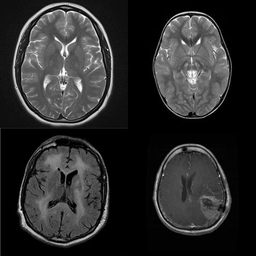
#> input picture Samples/image(6709).jpg, 256 x 256 px; its folder holds 3 pictures in this run
$ jupyter execute Level_Set_Method.ipynb
#> lines starting #> are read from the running program, lines starting #| are printed output that depends on the picture; after the words box and inside, x2 and y2 are one past the last pixel; in counts of white or black regions, pixels touching at a corner belong together
#LEVEL SET METHOD

[cell 1]
import numpy as np
from PIL import Image, ImageOps, ImageFilter, ImageDraw
from sklearn.metrics import mean_squared_error
import glob
import time

[cell 2]
base_folder = 'Samples'
samples = sorted(glob.glob(base_folder + '/*'))

[cell 3]
def default_phi(x, mode = 1, width = 5):
    # Initialize surface phi at the border ( width px from the border) of the image
    # or at the center of the image as a width by width square
    # i.e. 1 outside the curve, and -1 inside the curve
    if mode == 1:
        phi = -1*np.ones([x.size[1],x.size[0]])
        phi[int(x.size[1]/2)-width:int(x.size[1]/2)+width, int(x.size[0]/2)-width:int(x.size[0]/2)+width] = 1
    elif mode == 2:
        phi = 1.*np.ones([x.size[1],x.size[0]])
        phi[5:x.size[1]-width, width:x.size[0]-width] = -1.
    return phi

#Level set Boundary evolution
def lss(img, dt = 1, freq = 20, rad = 3):
    img = img.convert('L')
    img = img - np.mean(img)
    img = Image.fromarray(img).convert('L')
    u = default_phi(img, mode = 2)
    dx, dy = np.gradient(img.filter(ImageFilter.GaussianBlur(radius = rad)))
    Du = np.sqrt(dx**2 + dy**2)
    v = 1./(1. + Du)
    data = []
    data.append(Du)
    data.append(u)
    u_old = u
    niter = 0
    MSE_OLD = 1e+03
    change = 1e+03
    while change > 1e-15:
        niter += 1
        dx, dy = np.gradient(u)
        Du = np.sqrt(dx**2 + dy**2)
        u += dt * v * Du
        u = np.where(u<0,-1.,1.)
        MSE = mean_squared_error(u_old, u)
        u_old = u
        change = abs(MSE - MSE_OLD)
        MSE_OLD = MSE
        if niter%freq == 0:
           data.append(u)
    u = np.where(u<0,1.,0.)
    data.append(u)
    return data, niter

[cell 4]
#Plots the level set on the original image
def plot_boundary(img, segment):
  rad = 3
  img = img.convert("RGB")
  edge = Image.fromarray(segment).convert("L").filter(ImageFilter.GaussianBlur(radius = rad)).filter(ImageFilter.FIND_EDGES)
  for x in range(rad,img.size[0]-rad):
      for y in range(rad,img.size[1]-rad):
        if edge.getpixel((x,y)) != 0:
            for i in [-1,0,1]:
                for j in [-1,0,1]:
                    img.putpixel( (x+i,y+j), (255,0,255) )

  return img

#Saves the boundary evolution as a gif file
def evolution_gif(img, data, file_name = 'dummy.gif', duration = 400, loop = 2):
  images = []
  for i in range(2,len(data)):
    tmp =plot_boundary(img, data[i])
    images.append(tmp)

  images[0].save(file_name, save_all=True, append_images=images[1:], optimize=False, duration=duration, loop=loop)

[cell 5]
img = Image.open(samples[2])
#> img is the input picture: PIL image 256x256 RGB; min 0, max 255, mean 44.3
display(img)

[cell 6]
#Perform level set boundary evolution on the MRI image
data, niter = lss(img,dt = 1, freq = 10)
#> in lss, `u = default_phi(img, mode = 2)`:
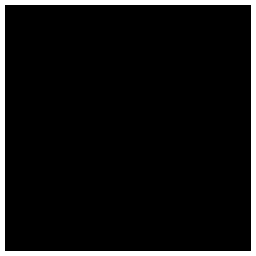
#> u: shape (256, 256) float64; values -1 (black) and 1 (white), 7.7% white; 1 white region, box (x1, y1, x2, y2) and area: (0, 0, 256, 256) 5020
#> in lss, `dx, dy = np.gradient(img.filter(ImageFilter.GaussianBlur(radius = rad)))`:
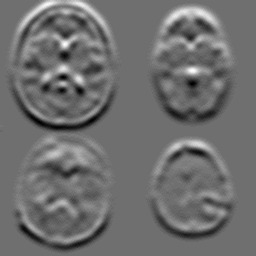
#> dx: shape (256, 256) float64; min -8.5, max 11, mean -0.0112; drawn with min black and max white
#> in lss, `dx, dy = np.gradient(img.filter(ImageFilter.GaussianBlur(radius = rad)))`:
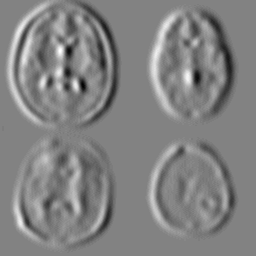
#> dy: shape (256, 256) float64; min -12.5, max 12, mean -7.63e-05; drawn with min black and max white
#> in lss, `Du = np.sqrt(dx**2 + dy**2)`:
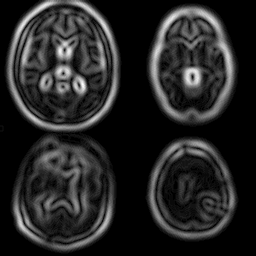
#> Du: shape (256, 256) float64; min 0, max 12.85, mean 1.93; drawn with min black and max white
#> in lss, `v = 1./(1. + Du)`:
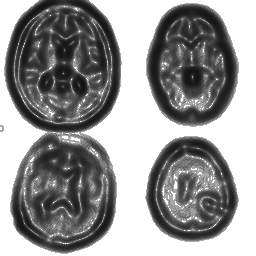
#> v: shape (256, 256) float64; min 0.0722, max 1, mean 0.588
#> the loop in lss, `while change > 1e-15:` made 157 passes
#> (MSE, change, MSE_OLD) on passes 1 to 3: (0.0266, 1000, 0.0266), (0.0263, 0.000292, 0.0263), (0.026, 0.000231, 0.026)
#> pass 1, in lss, `u += dt * v * Du`:
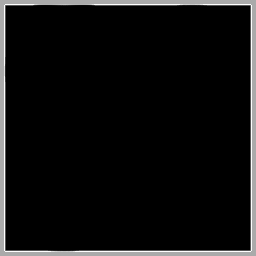
#> u: shape (256, 256) float64; 3% of pixels changed, all inside (x1, y1, x2, y2) = (4, 4, 252, 252); drawn with min black and max white
#> after the loop in lss, `while change > 1e-15:`:
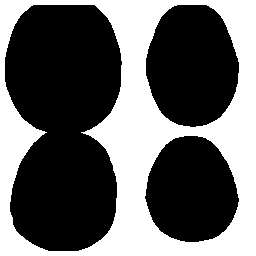
#> u: shape (256, 256) float64; values -1 (black) and 1 (white), 39.6% white; 1 white region, box (x1, y1, x2, y2) and area: (0, 0, 256, 256) 25942
#> after the loop in lss, `while change > 1e-15:`: data = 17 items; niter = 157
#> data = 18 items; niter = 157

[cell 7]
#Show the converged boundary as a binary mask image
display(ImageOps.autocontrast(Image.fromarray(data[-1]).convert('L')))

[cell 8]
#Show the converged boundary on the original MRI image
display(plot_boundary(img, data[-1]))
#> after the loop in plot_boundary, `for x in range(rad,img.size[0]-rad):`:
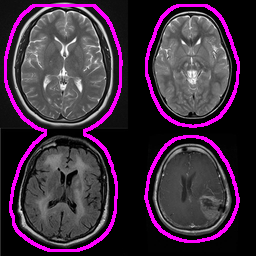
#> img: PIL image 256x256 RGB; mean R, G, B 63.3, 43.7, 63.3

[cell 9]
#Create a gif of the boundary evolution in time
timestr = time.strftime("%Y%m%d-%H%M%S")
evolution_gif(img, data, file_name = timestr+'.gif', duration=800, loop=2)
#> the loop in evolution_gif, `for i in range(2,len(data)):` made 16 passes
#> pass 1, in evolution_gif, `tmp =plot_boundary(img, data[i])`:
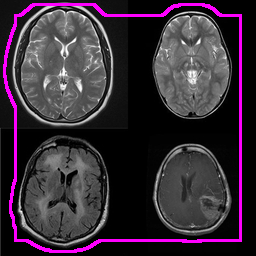
#> tmp: PIL image 256x256 RGB; mean R, G, B 55.6, 43.9, 55.6
#> pass 2, in evolution_gif, `tmp =plot_boundary(img, data[i])`:
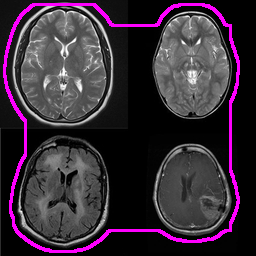
#> tmp: PIL image 256x256 RGB; mean R, G, B 56.5, 43.9, 56.5
#> after the loop in evolution_gif, `for i in range(2,len(data)):`: images = 16 items
